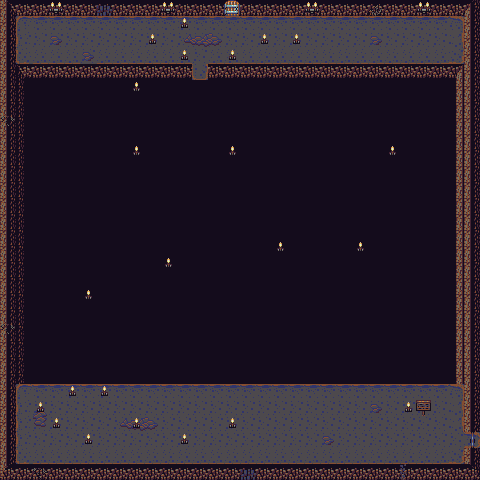

Tiled map render using the project's own tile images. Description and the map definition, with tile-layer contents summarised, below:
An orthogonal 30x30 tile map with 16x16 px tiles, 2 tile layers (background, background2), 7 tilesets and 59 objects (29x spawnfloor, 19x invisiblefloor, 8x wall, door13, spawn, ...).

<map version="1.0" orientation="orthogonal" renderorder="right-down" width="30" height="30" tilewidth="16" tileheight="16" nextobjectid="98">
 <tileset firstgid="1" name="Wall" tilewidth="16" tileheight="16" tilecount="1020" columns="20">
  <image source="../assets/DawnLike/Objects/Wall.png" width="320" height="816" />
 </tileset>
 <tileset firstgid="1021" name="Floor" tilewidth="16" tileheight="16" tilecount="819" columns="21">
  <image source="../assets/DawnLike/Objects/Floor.png" width="336" height="624" />
 </tileset>
 <tileset firstgid="1840" name="Door0" tilewidth="16" tileheight="16" tilecount="48" columns="8">
  <image source="../assets/DawnLike/Objects/Door0.png" width="128" height="96" />
 </tileset>
 <tileset firstgid="1888" name="Pit0" tilewidth="16" tileheight="16" tilecount="256" columns="8">
  <image source="../assets/DawnLike/Objects/Pit0.png" width="128" height="512" />
 </tileset>
 <tileset firstgid="2144" name="Decor0" tilewidth="16" tileheight="16" tilecount="176" columns="8">
  <image source="../assets/DawnLike/Objects/Decor0.png" width="128" height="352" />
 </tileset>
 <tileset firstgid="2320" name="Chest0" tilewidth="16" tileheight="16" tilecount="24" columns="8">
  <image source="../assets/DawnLike/Items/Chest0.png" width="128" height="48" />
 </tileset>
 <tileset firstgid="2344" name="Ore0" tilewidth="16" tileheight="16" tilecount="63" columns="9">
  <image source="../assets/DawnLike/Objects/Ore0.png" width="144" height="112" />
 </tileset>
 <layer name="background" width="30" height="30">
  <data>[900 cells, 900 non-empty, 30 distinct tile ids]</data>
 </layer>
 <layer name="background2" width="30" height="30">
  <data>[900 cells, 37 non-empty, 9 distinct tile ids]</data>
 </layer>
 <objectgroup name="obstacles" visible="0">
  <object id="2" name="wall" x="0" y="0" width="16" height="480">
   <properties>
    <property name="collidable" type="bool" value="true" />
    <property name="unwalkable" type="bool" value="true" />
   </properties>
  </object>
  <object id="3" name="wall" x="0" y="464" width="480" height="16">
   <properties>
    <property name="collidable" type="bool" value="true" />
    <property name="unwalkable" type="bool" value="true" />
   </properties>
  </object>
  <object id="4" name="wall" x="464" y="448" width="16" height="16">
   <properties>
    <property name="collidable" type="bool" value="true" />
    <property name="unwalkable" type="bool" value="false" />
   </properties>
  </object>
  <object id="5" name="wall" x="464" y="0" width="16" height="432">
   <properties>
    <property name="collidable" type="bool" value="true" />
    <property name="unwalkable" type="bool" value="true" />
   </properties>
  </object>
  <object id="6" name="door13" x="464" y="432" width="16" height="16" />
  <object id="10" name="wall" x="0" y="0" width="224" height="16">
   <properties>
    <property name="collidable" type="bool" value="true" />
    <property name="unwalkable" type="bool" value="true" />
   </properties>
  </object>
  <object id="11" name="invisiblefloor" x="80" y="304" width="16" height="80" />
  <object id="12" name="invisiblefloor" x="80" y="288" width="96" height="16" />
  <object id="13" name="invisiblefloor" x="160" y="240" width="16" height="48" />
  <object id="14" name="invisiblefloor" x="176" y="240" width="160" height="16" />
  <object id="15" name="invisiblefloor" x="384" y="144" width="16" height="96" />
  <object id="21" name="invisiblefloor" x="160" y="144" width="224" height="16" />
  <object id="22" name="invisiblefloor" x="80" y="80" width="16" height="64" />
  <object id="25" name="invisiblefloor" x="96" y="80" width="80" height="16" />
  <object id="26" name="invisiblefloor" x="160" y="96" width="16" height="32" />
  <object id="27" name="invisiblefloor" x="176" y="112" width="32" height="16" />
  <object id="28" name="invisiblefloor" x="192" y="80" width="16" height="32" />
  <object id="33" name="spawnfloor" x="96" y="368" width="368" height="16">
   <properties>
    <property name="spawnback" value="spawn" />
   </properties>
  </object>
  <object id="34" name="spawnfloor" x="96" y="304" width="16" height="64">
   <properties>
    <property name="spawnback" value="spawn" />
   </properties>
  </object>
  <object id="43" name="spawnfloor" x="16" y="368" width="64" height="16">
   <properties>
    <property name="spawnback" value="spawn" />
   </properties>
  </object>
  <object id="44" name="spawnfloor" x="64" y="272" width="16" height="96">
   <properties>
    <property name="spawnback" value="spawn" />
   </properties>
  </object>
  <object id="45" name="spawnfloor" x="80" y="272" width="80" height="16">
   <properties>
    <property name="spawnback" value="spawn" />
   </properties>
  </object>
  <object id="46" name="spawnfloor" x="144" y="224" width="16" height="48">
   <properties>
    <property name="spawnback" value="spawn" />
   </properties>
  </object>
  <object id="53" name="spawn" x="112" y="416" width="16" height="16" />
  <object id="55" name="wall" x="0" y="64" width="192" height="16">
   <properties>
    <property name="collidable" type="bool" value="true" />
    <property name="unwalkable" type="bool" value="true" />
   </properties>
  </object>
  <object id="56" name="wall" x="208" y="64" width="256" height="16">
   <properties>
    <property name="collidable" type="bool" value="true" />
    <property name="unwalkable" type="bool" value="true" />
   </properties>
  </object>
  <object id="58" name="spawnfloor" x="176" y="256" width="144" height="16">
   <properties>
    <property name="spawnback" value="spawn" />
   </properties>
  </object>
  <object id="59" name="spawnfloor" x="160" y="224" width="224" height="16">
   <properties>
    <property name="spawnback" value="spawn" />
   </properties>
  </object>
  <object id="60" name="spawnfloor" x="176" y="160" width="208" height="16">
   <properties>
    <property name="spawnback" value="spawn" />
   </properties>
  </object>
  <object id="61" name="spawnfloor" x="112" y="128" width="288" height="16">
   <properties>
    <property name="spawnback" value="spawn" />
   </properties>
  </object>
  <object id="64" name="spawnfloor" x="64" y="80" width="16" height="96">
   <properties>
    <property name="spawnback" value="spawn" />
   </properties>
  </object>
  <object id="65" name="spawnfloor" x="96" y="96" width="16" height="48">
   <properties>
    <property name="spawnback" value="spawn" />
   </properties>
  </object>
  <object id="66" name="spawnfloor" x="112" y="96" width="48" height="32">
   <properties>
    <property name="spawnback" value="spawn" />
   </properties>
  </object>
  <object id="67" name="spawnfloor" x="176" y="80" width="16" height="32">
   <properties>
    <property name="spawnback" value="spawn" />
   </properties>
  </object>
  <object id="68" name="spawnfloor" x="208" y="80" width="16" height="48">
   <properties>
    <property name="spawnback" value="spawn" />
   </properties>
  </object>
  <object id="69" name="spawnfloor" x="400" y="128" width="16" height="144">
   <properties>
    <property name="spawnback" value="spawn" />
   </properties>
  </object>
  <object id="73" name="spawnfloor" x="368" y="176" width="16" height="48">
   <properties>
    <property name="spawnback" value="spawn" />
   </properties>
  </object>
  <object id="75" name="spawnfloor" x="112" y="304" width="64" height="16">
   <properties>
    <property name="spawnback" value="spawn" />
   </properties>
  </object>
  <object id="76" name="spawnfloor" x="176" y="272" width="16" height="48">
   <properties>
    <property name="spawnback" value="spawn" />
   </properties>
  </object>
  <object id="77" name="wall" x="240" y="0" width="224" height="16">
   <properties>
    <property name="unwalkable" type="bool" value="true" />
   </properties>
  </object>
  </objectgroup>
</map>
<!-- 19 of 59 objects omitted -->
